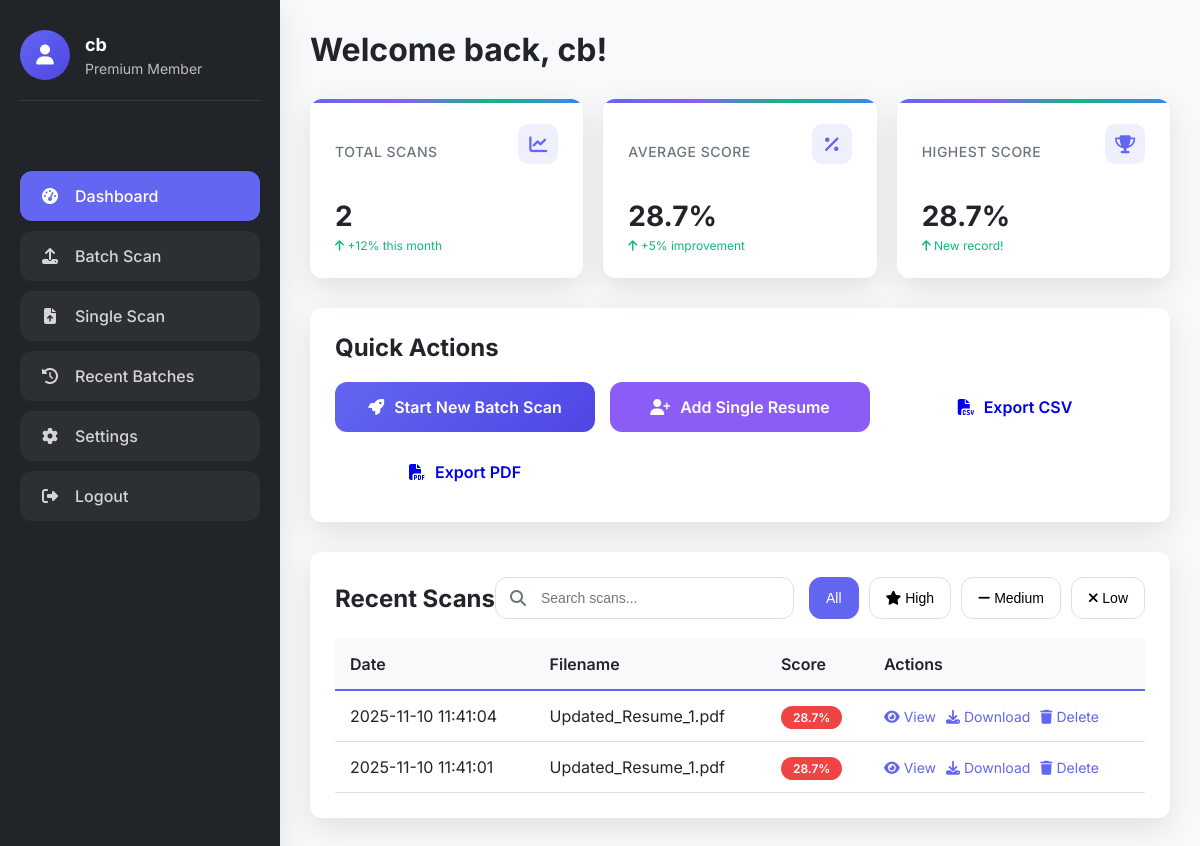
Before: /dashboard (signed in) with the older database file.
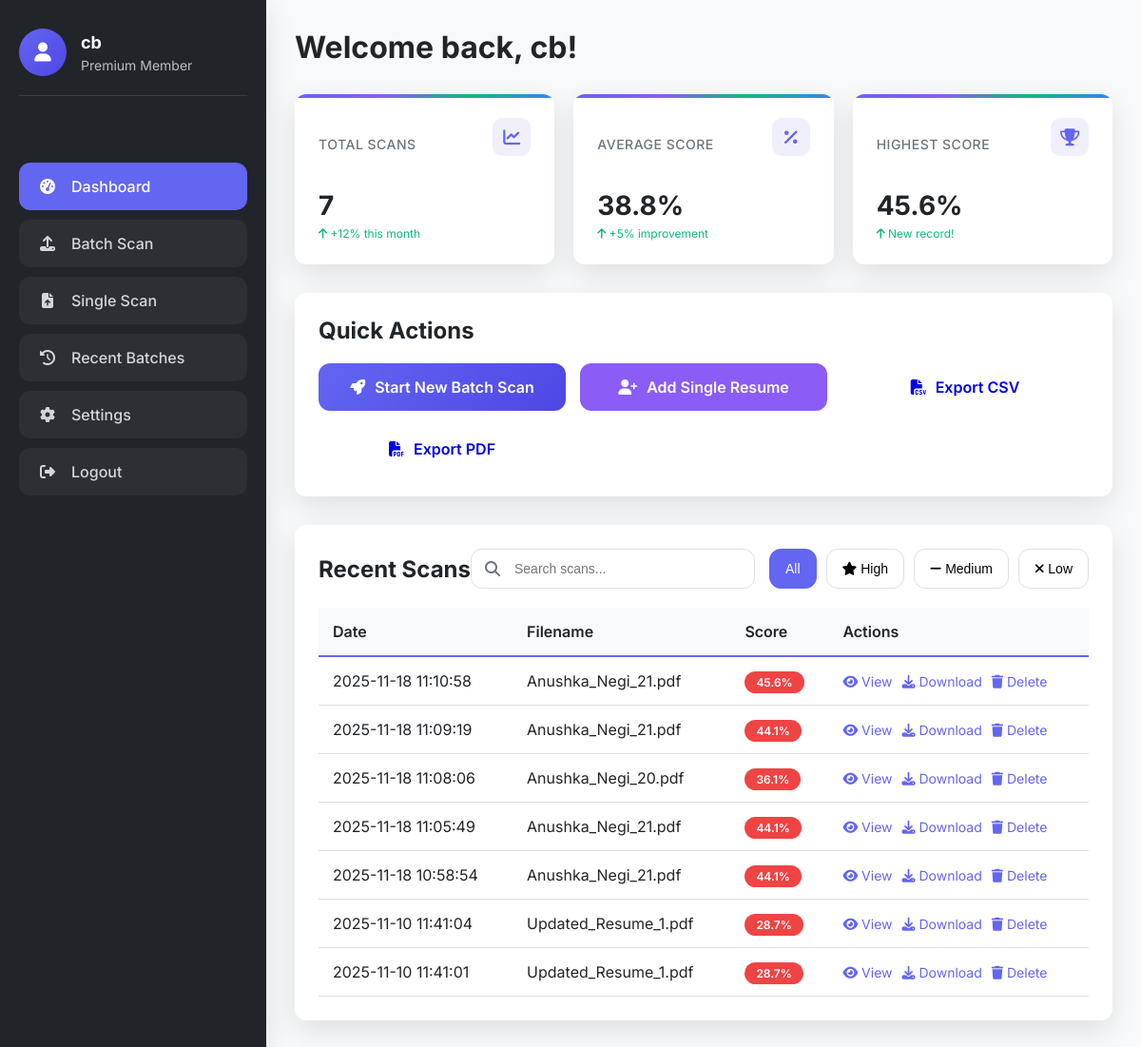
After: the same page with the newer database file.
### tables this page shows
CREATE TABLE scans (
            id INTEGER PRIMARY KEY AUTOINCREMENT,
            user_id INTEGER,
            filename TEXT,
            job_description TEXT,
            similarity_score REAL,
            matched_skills TEXT,
            missing_skills TEXT,
            scan_date TIMESTAMP DEFAULT CURRENT_TIMESTAMP, years_experience INTEGER DEFAULT 0, education_level INTEGER DEFAULT 0,
            FOREIGN KEY (user_id) REFERENCES users (id)
        );

### app.py (the view, shortened to what this page needs)
@app.route("/dashboard")
def dashboard():
    if "username" not in session:
        flash("Please login first.", "error")
        return redirect(url_for("login"))
    conn = get_db_connection()
    if conn is None:
        return
    c = conn.cursor()
    try:
        c.execute("SELECT COUNT(*) FROM scans WHERE user_id=?", (session["user_id"],))
        total_scans = c.fetchone()[0]
        c.execute("PRAGMA table_info(scans)")
        columns = [row[1] for row in c.fetchall()]
        has_years_experience = 'years_experience' in columns
        has_education_level = 'education_level' in columns
        if has_years_experience and has_education_level:
            c.execute("SELECT AVG(similarity_score) FROM scans WHERE user_id=?", (session["user_id"],))
            avg_score_result = c.fetchone()
            avg_score = round(avg_score_result[0], 1) if avg_score_result[0] else 0
            c.execute("SELECT MAX(similarity_score) FROM scans WHERE user_id=?", (session["user_id"],))
            high_score_result = c.fetchone()
            high_score = round(high_score_result[0], 1) if high_score_result[0] else 0
        else:
            avg_score = 0
            high_score = 0
        recent_batch = session.get('batch_results', [])
        if has_years_experience and has_education_level:
            c.execute("""
                SELECT id, filename, similarity_score, scan_date, matched_skills, missing_skills,
                       years_experience, education_level
                FROM scans
                WHERE user_id = ?
                ORDER BY scan_date DESC
                LIMIT 10
            """, (session["user_id"],))
        scans = c.fetchall()
        conn.close()
        formatted_scans = []
        for scan in scans:
            formatted_scan = {
                'id': scan[0],
                'filename': scan[1],
                'score': scan[2],
                'date': scan[3],
                'matched_skills': scan[4].split(',') if scan[4] else [],
                'missing_skills': scan[5].split(',') if scan[5] else [],
                'years_experience': scan[6] if len(scan) > 6 else 0,
                'education_level': scan[7] if len(scan) > 7 else 0
            }
            formatted_scans.append(formatted_scan)
        return render_template("dashboard.html",
                         username=session["username"],
                         scans=formatted_scans,
                         total_scans=total_scans,
                         avg_score=avg_score,
                         high_score=high_score,
                         recent_batch=recent_batch)
    except Exception as e:
        logger.error(f"Database error: {str(e)}")
        flash("An error occurred while loading dashboard.", "error")
        return redirect(url_for("login"))

### app.py (called while the page is built)
def get_db_connection():
    try:
        conn = sqlite3.connect("users.db", timeout=30.0)
        conn.execute("PRAGMA busy_timeout = 30000")  # 30 seconds timeout
        return conn
    except Exception as e:
        logger.error(f"Database connection error: {e}")
        return None

### templates/dashboard.html (shortened to what this page needs)
<!DOCTYPE html>
<html lang="en">
<head>
    <link href="https://cdnjs.cloudflare.com/ajax/libs/font-awesome/6.4.0/css/all.min.css" rel="stylesheet">
</head>
<body>
    <div class="dashboard-container">
        <div class="sidebar">
            <div class="sidebar-header">
                <div class="user-info">
                    <div class="user-avatar">
                        <i class="fas fa-user"></i>
                    </div>
                    <div class="user-details">
                        <h3>{{ username }}</h3>
                        <p>Premium Member</p>
                    </div>
                </div>
            </div>
            <nav class="nav-menu">
                <a href="{{ url_for('dashboard') }}" class="nav-item active">
                    <i class="fas fa-tachometer-alt"></i>
                    <span>Dashboard</span>
                </a>
                <a href="{{ url_for('new_batch') }}" class="nav-item">
                    <i class="fas fa-upload"></i>
                    <span>Batch Scan</span>
                </a>
                <a href="{{ url_for('single_scan') }}" class="nav-item">
                    <i class="fas fa-file-upload"></i>
                    <span>Single Scan</span>
                </a>
                <a href="{{ url_for('batch_results') }}" class="nav-item">
                    <i class="fas fa-history"></i>
                    <span>Recent Batches</span>
                </a>
                <a href="{{ url_for('settings') }}" class="nav-item">
                    <i class="fas fa-cog"></i>
                    <span>Settings</span>
                </a>
                <a href="{{ url_for('logout') }}" class="nav-item" onclick="return confirm('Are you sure you want to logout?')">
                    <i class="fas fa-sign-out-alt"></i>
                    <span>Logout</span>
                </a>
            </nav>
        </div>
        <div class="main-content">
            <div class="content-header">
                <h1 class="page-title">Welcome back, {{ username }}!</h1>
            </div>
            <div class="stats-grid">
                <div class="stat-card">
                    <div class="stat-header">
                        <h4 class="stat-title">Total Scans</h4>
                        <div class="stat-icon">
                            <i class="fas fa-chart-line"></i>
                        </div>
                    </div>
                    <div class="stat-value">{{ total_scans }}</div>
                    <div class="stat-change positive">
                        <i class="fas fa-arrow-up"></i> +12% this month
                    </div>
                </div>
                <div class="stat-card">
                    <div class="stat-header">
                        <h4 class="stat-title">Average Score</h4>
                        <div class="stat-icon">
                            <i class="fas fa-percentage"></i>
                        </div>
                    </div>
                    <div class="stat-value">{{ avg_score }}%</div>
                    <div class="stat-change positive">
                        <i class="fas fa-arrow-up"></i> +5% improvement
                    </div>
                </div>
                <div class="stat-card">
                    <div class="stat-header">
                        <h4 class="stat-title">Highest Score</h4>
                        <div class="stat-icon">
                            <i class="fas fa-trophy"></i>
                        </div>
                    </div>
                    <div class="stat-value">{{ high_score }}%</div>
                    <div class="stat-change positive">
                        <i class="fas fa-arrow-up"></i> New record!
                    </div>
                </div>
            </div>
            <div class="quick-actions">
                <h2>Quick Actions</h2>
                <div class="action-buttons">
                    <a href="{{ url_for('new_batch') }}" class="action-btn primary">
                        <i class="fas fa-rocket"></i>
                        Start New Batch Scan
                    </a>
                    <a href="{{ url_for('single_scan') }}" class="action-btn secondary">
                        <i class="fas fa-user-plus"></i>
                        Add Single Resume
                    </a>
                    <a href="/export" class="action-btn">
                        <i class="fas fa-file-csv"></i>
                        Export CSV
                    </a>
                    <a href="/export_pdf" class="action-btn">
                        <i class="fas fa-file-pdf"></i>
                        Export PDF
                    </a>
                </div>
            </div>
            <div class="scans-section">
                <div class="section-header">
                    <h2>Recent Scans</h2>
                    <div class="search-filter">
                        <div class="search-box">
                            <i class="fas fa-search search-icon"></i>
                            <input type="text" id="search-input" placeholder="Search scans...">
                        </div>
                        <div class="filter-buttons">
                            <button class="filter-btn active" onclick="filterScans('all')">
                                All
                            </button>
                            <button class="filter-btn" onclick="filterScans('high')">
                                <i class="fas fa-star"></i> High
                            </button>
                            <button class="filter-btn" onclick="filterScans('medium')">
                                <i class="fas fa-minus"></i> Medium
                            </button>
                            <button class="filter-btn" onclick="filterScans('low')">
                                <i class="fas fa-times"></i> Low
                            </button>
                        </div>
                    </div>
                </div>
                <table class="scans-table">
                    <thead>
                        <tr>
                            <th>Date</th>
                            <th>Filename</th>
                            <th>Score</th>
                            <th>Actions</th>
                        </tr>
                    </thead>
                    <tbody id="scans-tbody">
                        {% if scans %}
                            {% for scan in scans %}
                                <tr data-score="{{ scan.score }}" data-id="{{ scan.id }}">
                                    <td>{{ scan.date }}</td>
                                    <td>{{ scan.filename }}</td>
                                    <td>
                                        <span class="score-badge {% if scan.score >= 70 %}score-high{% elif scan.score >= 50 %}score-medium{% else %}score-low{% endif %}">
                                            {{ "%.1f"|format(scan.score) }}%
                                        </span>
                                    </td>
                                    <td>
                                        <div class="action-links">
                                            <a href="/view_scan/{{ scan.id }}" class="action-link">
                                                <i class="fas fa-eye"></i> View
                                            </a>
                                            <a href="/download_scan/{{ scan.id }}" class="action-link">
                                                <i class="fas fa-download"></i> Download
                                            </a>
                                            <a href="javascript:void(0)" class="action-link" onclick="deleteScan({{ scan.id }})">
                                                <i class="fas fa-trash"></i> Delete
                                            </a>
                                        </div>
                                    </td>
                                </tr>
                            {% endfor %}
                        {% endif %}
                    </tbody>
                </table>
            </div>
        </div>
    </div>
</body>
</html>

Changed rows visible on the page:
added scans: date "2025-11-18 11:10:58", filename "Anushka_Negi_21.pdf", score "45.6"
added scans: date "2025-11-18 11:09:19", filename "Anushka_Negi_21.pdf", score "44.1"
added scans: date "2025-11-18 11:08:06", filename "Anushka_Negi_20.pdf", score "36.1"
added scans: date "2025-11-18 11:05:49", filename "Anushka_Negi_21.pdf", score "44.1"
added scans: date "2025-11-18 10:58:54", filename "Anushka_Negi_21.pdf", score "44.1"
Other visible differences:
{{ total_scans }}: "2" → "7"
{{ avg_score }}: "28.7" → "38.8"
{{ high_score }}: "28.7" → "45.6"
